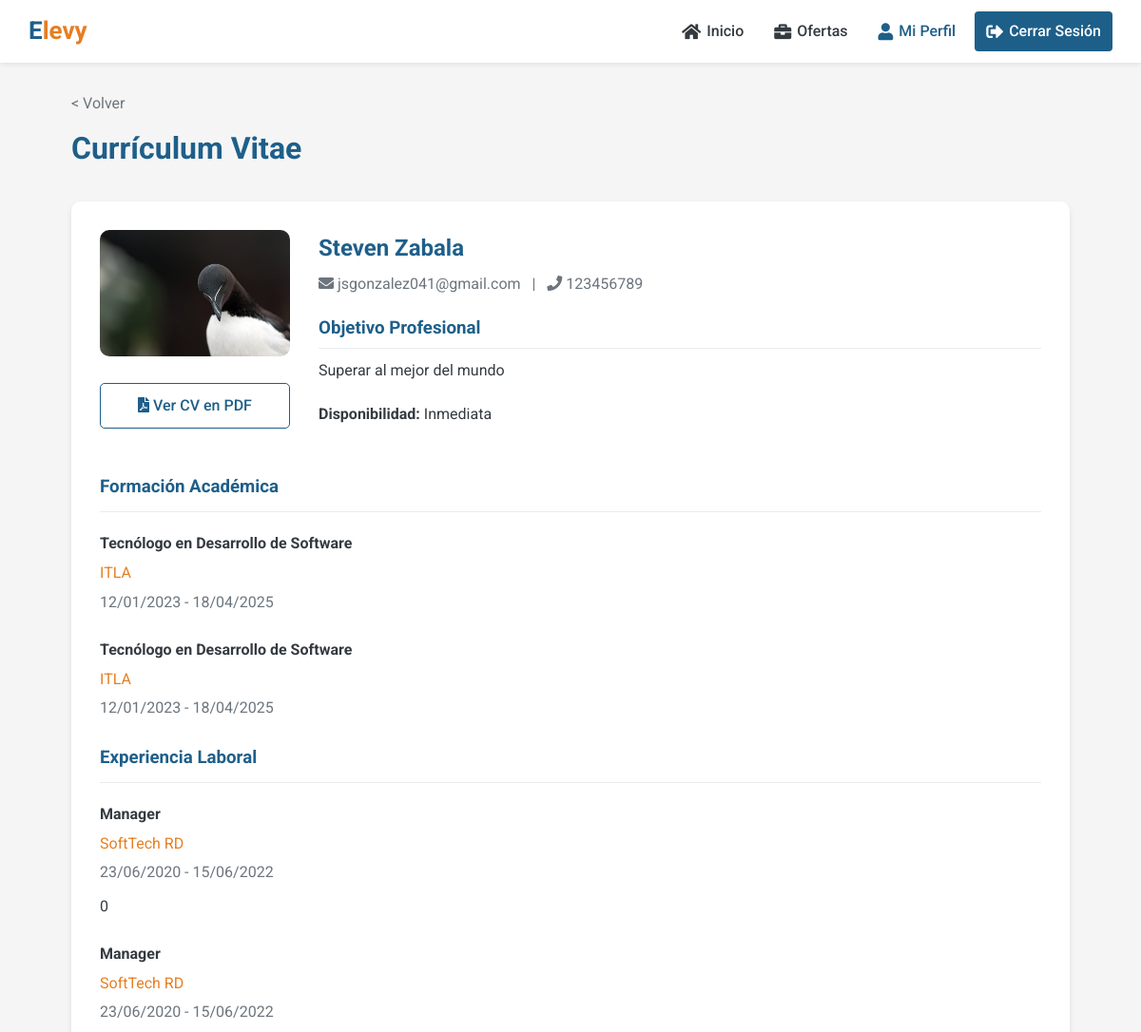
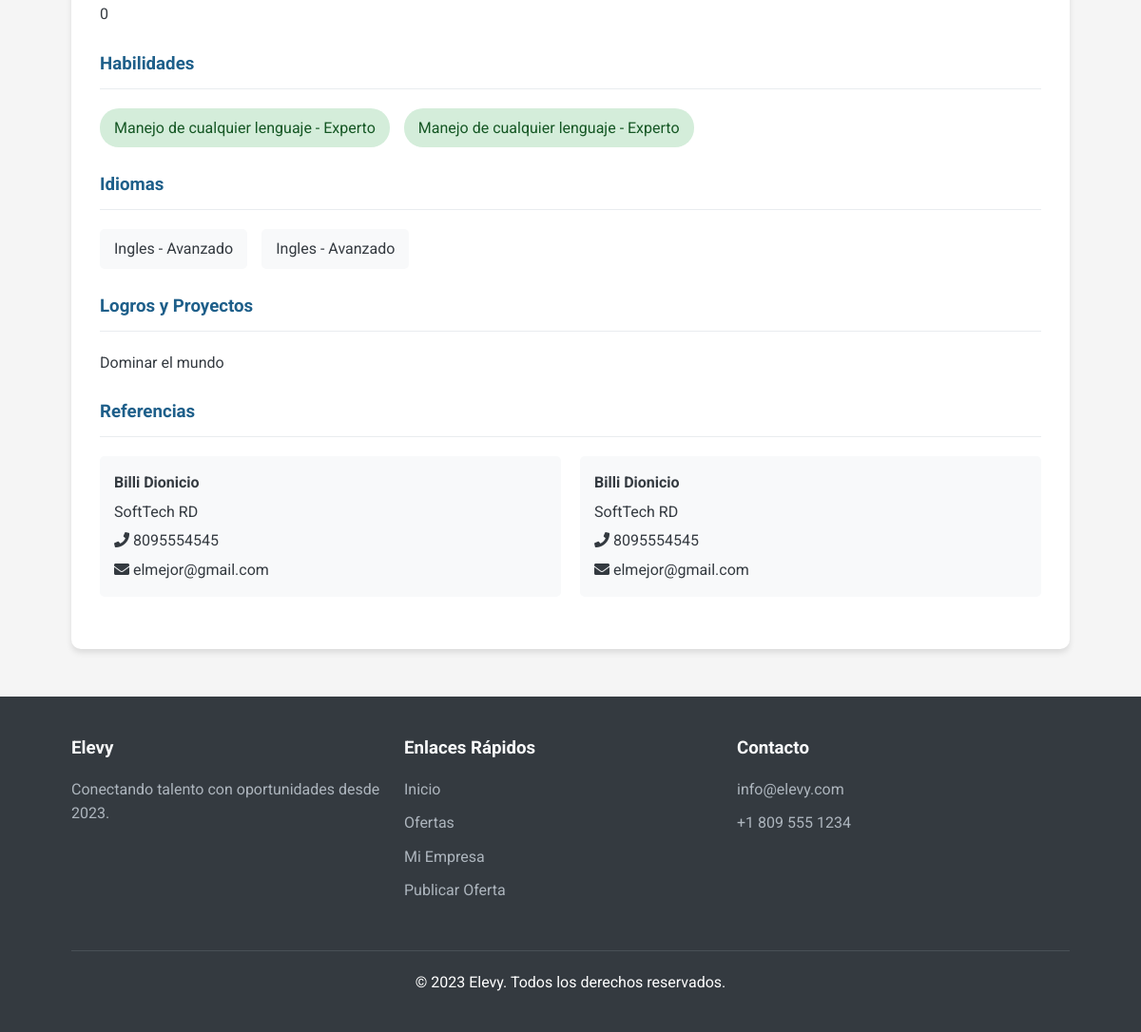
/pages/ver-cv.php?id=2 (signed in), run on the app's committed database (2 pictures, top to bottom).
### tables this page shows
CREATE TABLE `candidatos` (
  `id` int(11) NOT NULL AUTO_INCREMENT,
  `usuario_id` int(11) NOT NULL,
  `nombre` varchar(50) NOT NULL,
  `apellido` varchar(50) NOT NULL,
  `telefono` varchar(20) DEFAULT NULL,
  `ubicacion` varchar(50) DEFAULT NULL,
  `direccion` text DEFAULT NULL,
  `objetivo_profesional` text DEFAULT NULL,
  `disponibilidad` enum('inmediata','15_dias','30_dias','negociable') DEFAULT NULL,
  `foto` varchar(255) DEFAULT NULL,
  `cv_pdf` varchar(255) DEFAULT NULL,
  `fecha_actualizacion` datetime DEFAULT current_timestamp() ON UPDATE current_timestamp(),
  PRIMARY KEY (`id`),
  KEY `usuario_id` (`usuario_id`),
  CONSTRAINT `candidatos_ibfk_1` FOREIGN KEY (`usuario_id`) REFERENCES `usuarios` (`id`) ON DELETE CASCADE
);

CREATE TABLE `usuarios` (
  `id` int(11) NOT NULL AUTO_INCREMENT,
  `email` varchar(100) NOT NULL,
  `password` varchar(255) NOT NULL,
  `tipo` enum('candidato','empresa') NOT NULL,
  `fecha_registro` datetime DEFAULT current_timestamp(),
  PRIMARY KEY (`id`),
  UNIQUE KEY `email` (`email`)
);

CREATE TABLE `formacion_academica` (
  `id` int(11) NOT NULL AUTO_INCREMENT,
  `candidato_id` int(11) NOT NULL,
  `institucion` varchar(100) NOT NULL,
  `titulo` varchar(100) NOT NULL,
  `fecha_inicio` date DEFAULT NULL,
  `fecha_fin` date DEFAULT NULL,
  `actual` tinyint(1) DEFAULT 0,
  PRIMARY KEY (`id`),
  KEY `candidato_id` (`candidato_id`),
  CONSTRAINT `formacion_academica_ibfk_1` FOREIGN KEY (`candidato_id`) REFERENCES `candidatos` (`id`) ON DELETE CASCADE
);

CREATE TABLE `experiencia_laboral` (
  `id` int(11) NOT NULL AUTO_INCREMENT,
  `candidato_id` int(11) NOT NULL,
  `empresa` varchar(100) NOT NULL,
  `puesto` varchar(100) NOT NULL,
  `fecha_inicio` date DEFAULT NULL,
  `fecha_fin` date DEFAULT NULL,
  `actual` tinyint(1) DEFAULT 0,
  `descripcion` text DEFAULT NULL,
  PRIMARY KEY (`id`),
  KEY `candidato_id` (`candidato_id`),
  CONSTRAINT `experiencia_laboral_ibfk_1` FOREIGN KEY (`candidato_id`) REFERENCES `candidatos` (`id`) ON DELETE CASCADE
);

CREATE TABLE `habilidades` (
  `id` int(11) NOT NULL AUTO_INCREMENT,
  `candidato_id` int(11) NOT NULL,
  `habilidad` varchar(50) NOT NULL,
  `nivel` enum('principiante','intermedio','avanzado','experto') NOT NULL,
  PRIMARY KEY (`id`),
  KEY `candidato_id` (`candidato_id`),
  CONSTRAINT `habilidades_ibfk_1` FOREIGN KEY (`candidato_id`) REFERENCES `candidatos` (`id`) ON DELETE CASCADE
);

CREATE TABLE `idiomas` (
  `id` int(11) NOT NULL AUTO_INCREMENT,
  `candidato_id` int(11) NOT NULL,
  `idioma` varchar(50) NOT NULL,
  `nivel` enum('basico','intermedio','avanzado','nativo') NOT NULL,
  PRIMARY KEY (`id`),
  KEY `candidato_id` (`candidato_id`),
  CONSTRAINT `idiomas_ibfk_1` FOREIGN KEY (`candidato_id`) REFERENCES `candidatos` (`id`) ON DELETE CASCADE
);

CREATE TABLE `referencias` (
  `id` int(11) NOT NULL AUTO_INCREMENT,
  `candidato_id` int(11) NOT NULL,
  `nombre` varchar(100) NOT NULL,
  `empresa` varchar(100) DEFAULT NULL,
  `telefono` varchar(20) DEFAULT NULL,
  `email` varchar(100) DEFAULT NULL,
  PRIMARY KEY (`id`),
  KEY `candidato_id` (`candidato_id`),
  CONSTRAINT `referencias_ibfk_1` FOREIGN KEY (`candidato_id`) REFERENCES `candidatos` (`id`) ON DELETE CASCADE
);

### includes/functions.php (called while the page is built, shortened)
<?php
require_once 'db.php';
function estaAutenticado() {
    return isset($_SESSION['usuario_id']);
}
function esRol($rol) {
    return estaAutenticado() && $_SESSION['tipo'] === $rol;
}
function obtenerDatosCandidato($id) {
    $candidato = obtenerRegistro(
        "SELECT * FROM candidatos WHERE id = ?",
        [$id]
    );
    $candidato['formacion'] = obtenerRegistros(
        "SELECT * FROM formacion_academica WHERE candidato_id = ? ORDER BY fecha_inicio DESC",
        [$id]
    );
    $candidato['experiencia'] = obtenerRegistros(
        "SELECT * FROM experiencia_laboral WHERE candidato_id = ? ORDER BY fecha_inicio DESC",
        [$id]
    );
    $candidato['habilidades'] = obtenerRegistros(
        "SELECT * FROM habilidades WHERE candidato_id = ?",
        [$id]
    );
    $candidato['idiomas'] = obtenerRegistros(
        "SELECT * FROM idiomas WHERE candidato_id = ?",
        [$id]
    );
    $logro = obtenerRegistro(
        "SELECT * FROM logros_proyectos WHERE candidato_id = ?",
        [$id]
    );
    $candidato['logros'] = $logro ? $logro['descripcion'] : '';
    $candidato['redes'] = obtenerRegistros(
        "SELECT * FROM redes_profesionales WHERE candidato_id = ?",
        [$id]
    );
    $candidato['referencias'] = obtenerRegistros(
        "SELECT * FROM referencias WHERE candidato_id = ?",
        [$id]
    );
    return $candidato;
}
function formatearFecha($fecha) {
    $timestamp = strtotime($fecha);
    return date('d/m/Y', $timestamp);
}
?>

### includes/db.php (called while the page is built, shortened)
<?php
function conectarDB() {
    $conn = new mysqli(DB_HOST, DB_USER, DB_PASS, DB_NAME);
    $conn->set_charset("utf8");
    return $conn;
}
function prepararConsulta($conn, $sql, $params = [], $types = '') {
    $stmt = $conn->prepare($sql);
    if (!empty($params)) {
        if (empty($types)) {
            $types = '';
            foreach ($params as $param) {
                if (is_int($param)) {
                    $types .= 'i';
                } elseif (is_float($param)) {
                    $types .= 'd';
                } elseif (is_string($param)) {
                    $types .= 's';
                } else {
                    $types .= 'b';
                }
            }
        }
        $stmt->bind_param($types, ...$params);
    }
    return $stmt;
}
function obtenerRegistro($sql, $params = [], $types = '') {
    $conn = conectarDB();
    $stmt = prepararConsulta($conn, $sql, $params, $types);
    $stmt->execute();
    $result = $stmt->get_result();
    $registro = $result->fetch_assoc();
    return $registro;
}
function obtenerRegistros($sql, $params = [], $types = '') {
    $conn = conectarDB();
    $stmt = prepararConsulta($conn, $sql, $params, $types);
    $stmt->execute();
    $result = $stmt->get_result();
    $registros = $result->fetch_all(MYSQLI_ASSOC);
    return $registros;
}
?>

### pages/ver-cv.php (the view, shortened to what this page needs)
<?php
require_once '../includes/header.php';
$candidato_id = (int)$_GET['id'];
$candidato = obtenerDatosCandidato($candidato_id);
$usuario = obtenerRegistro(
    "SELECT u.email FROM usuarios u
    INNER JOIN candidatos c ON u.id = c.usuario_id
    WHERE c.id = ?",
    [$candidato_id]
);
?>
<div class="container">
    <div style="margin: 30px 0; display: flex; justify-content: space-between; align-items: center;">
        <div>
            <?php if (esRol('empresa')): ?>
                <a href="javascript:history.back()" style="text-decoration: none; color: var(--gray-color);">< Volver</a>
            <?php else: ?>
                <a href="panel-candidato.php" style="text-decoration: none; color: var(--gray-color);">< Volver al Panel</a>
            <?php endif; ?>
            <h1 style="color: var(--primary-color); margin-top: 10px;">Currículum Vitae</h1>
        </div>
    </div>
    <div class="card" style="margin-bottom: 30px; padding: 30px;">
        <div style="display: flex; flex-wrap: wrap; gap: 30px; margin-bottom: 30px;">
            <div style="flex: 0 0 200px;">
                <?php if (!empty($candidato['foto'])): ?>
                    <img src="<?php echo SITE_URL . '/uploads/photos/' . $candidato['foto']; ?>" alt="Foto de perfil" style="width: 100%; border-radius: 10px; margin-bottom: 20px;">
                <?php else: ?>
                    <img src="https://via.placeholder.com/200" alt="Foto de perfil" style="width: 100%; border-radius: 10px; margin-bottom: 20px;">
                <?php endif; ?>
                <?php if (!empty($candidato['cv_pdf'])): ?>
                    <a href="<?php echo SITE_URL . '/uploads/cvs/' . $candidato['cv_pdf']; ?>" class="btn btn-outline" target="_blank" style="width: 100%; text-align: center;">
                        <i class="fas fa-file-pdf"></i> Ver CV en PDF
                    </a>
                <?php endif; ?>
            </div>
            <div style="flex: 1; min-width: 300px;">
                <h2 style="color: var(--primary-color); margin-bottom: 5px;"><?php echo htmlspecialchars($candidato['nombre']) . ' ' . htmlspecialchars($candidato['apellido']); ?></h2>
                <p style="color: var(--gray-color); margin-bottom: 20px;">
                    <i class="fas fa-envelope"></i> <?php echo htmlspecialchars($usuario['email']); ?>
                    <?php if (!empty($candidato['telefono'])): ?>
                        &nbsp;&nbsp;|&nbsp;&nbsp; <i class="fas fa-phone"></i> <?php echo htmlspecialchars($candidato['telefono']); ?>
                    <?php endif; ?>
                </p>
                <?php if (!empty($candidato['objetivo_profesional'])): ?>
                    <h3 style="color: var(--primary-color); margin-bottom: 10px; border-bottom: 1px solid var(--light-gray); padding-bottom: 5px;">Objetivo Profesional</h3>
                    <p style="margin-bottom: 20px;"><?php echo nl2br(htmlspecialchars($candidato['objetivo_profesional'])); ?></p>
                <?php endif; ?>
                <?php if (!empty($candidato['disponibilidad'])): ?>
                    <div style="margin-bottom: 20px;">
                        <strong>Disponibilidad:</strong>
                        <?php
                        $disponibilidades = [
                            'inmediata' => 'Inmediata',
                            '15_dias' => 'En 15 días',
                            '30_dias' => 'En 30 días',
                            'negociable' => 'Negociable'
                        ];
                        echo $disponibilidades[$candidato['disponibilidad']] ?? $candidato['disponibilidad'];
                        ?>
                    </div>
                <?php endif; ?>
            </div>
        </div>
        <?php if (!empty($candidato['formacion'])): ?>
            <h3 style="color: var(--primary-color); margin-bottom: 20px; border-bottom: 1px solid var(--light-gray); padding-bottom: 10px;">Formación Académica</h3>
            <?php foreach ($candidato['formacion'] as $formacion): ?>
                <div style="margin-bottom: 25px;">
                    <h4 style="margin-bottom: 5px;"><?php echo htmlspecialchars($formacion['titulo']); ?></h4>
                    <p style="color: var(--accent-color); margin-bottom: 5px;"><?php echo htmlspecialchars($formacion['institucion']); ?></p>
                    <p style="color: var(--gray-color);">
                        <?php echo formatearFecha($formacion['fecha_inicio']); ?> -
                        <?php echo $formacion['actual'] ? 'Actualidad' : formatearFecha($formacion['fecha_fin']); ?>
                    </p>
                </div>
            <?php endforeach; ?>
        <?php endif; ?>
        <?php if (!empty($candidato['experiencia'])): ?>
            <h3 style="color: var(--primary-color); margin-bottom: 20px; border-bottom: 1px solid var(--light-gray); padding-bottom: 10px;">Experiencia Laboral</h3>
            <?php foreach ($candidato['experiencia'] as $experiencia): ?>
                <div style="margin-bottom: 25px;">
                    <h4 style="margin-bottom: 5px;"><?php echo htmlspecialchars($experiencia['puesto']); ?></h4>
                    <p style="color: var(--accent-color); margin-bottom: 5px;"><?php echo htmlspecialchars($experiencia['empresa']); ?></p>
                    <p style="color: var(--gray-color); margin-bottom: 10px;">
                        <?php echo formatearFecha($experiencia['fecha_inicio']); ?> -
                        <?php echo $experiencia['actual'] ? 'Actualidad' : formatearFecha($experiencia['fecha_fin']); ?>
                    </p>
                    <p><?php echo nl2br(htmlspecialchars($experiencia['descripcion'])); ?></p>
                </div>
            <?php endforeach; ?>
        <?php endif; ?>
        <?php if (!empty($candidato['habilidades'])): ?>
            <h3 style="color: var(--primary-color); margin-bottom: 20px; border-bottom: 1px solid var(--light-gray); padding-bottom: 10px;">Habilidades</h3>
            <div style="display: flex; flex-wrap: wrap; gap: 15px; margin-bottom: 25px;">
                <?php foreach ($candidato['habilidades'] as $habilidad): ?>
                    <?php
                    $nivel_class = '';
                    switch ($habilidad['nivel']) {
                        case 'experto':
                            $nivel_class = 'background-color: #d4edda; color: #155724;';
                            break;
                    }
                    ?>
                    <div style="padding: 8px 15px; border-radius: 20px; <?php echo $nivel_class; ?>">
                        <?php echo htmlspecialchars($habilidad['habilidad']); ?> -
                        <?php
                        $niveles = [
                            'principiante' => 'Principiante',
                            'intermedio' => 'Intermedio',
                            'avanzado' => 'Avanzado',
                            'experto' => 'Experto'
                        ];
                        echo $niveles[$habilidad['nivel']] ?? $habilidad['nivel'];
                        ?>
                    </div>
                <?php endforeach; ?>
            </div>
        <?php endif; ?>
        <?php if (!empty($candidato['idiomas'])): ?>
            <h3 style="color: var(--primary-color); margin-bottom: 20px; border-bottom: 1px solid var(--light-gray); padding-bottom: 10px;">Idiomas</h3>
            <div style="display: flex; flex-wrap: wrap; gap: 15px; margin-bottom: 25px;">
                <?php foreach ($candidato['idiomas'] as $idioma): ?>
                    <div style="padding: 8px 15px; border-radius: 5px; background-color: var(--light-color); color: var(--dark-color);">
                        <?php echo htmlspecialchars($idioma['idioma']); ?> -
                        <?php
                        $niveles = [
                            'basico' => 'Básico',
                            'intermedio' => 'Intermedio',
                            'avanzado' => 'Avanzado',
                            'nativo' => 'Nativo'
                        ];
                        echo $niveles[$idioma['nivel']] ?? $idioma['nivel'];
                        ?>
                    </div>
                <?php endforeach; ?>
            </div>
        <?php endif; ?>
        <?php if (!empty($candidato['logros'])): ?>
            <h3 style="color: var(--primary-color); margin-bottom: 20px; border-bottom: 1px solid var(--light-gray); padding-bottom: 10px;">Logros y Proyectos</h3>
            <div style="margin-bottom: 25px;">
                <?php echo nl2br(htmlspecialchars($candidato['logros'])); ?>
            </div>
        <?php endif; ?>
        <?php if (!empty($candidato['referencias'])): ?>
            <h3 style="color: var(--primary-color); margin-bottom: 20px; border-bottom: 1px solid var(--light-gray); padding-bottom: 10px;">Referencias</h3>
            <div style="display: flex; flex-wrap: wrap; gap: 20px; margin-bottom: 25px;">
                <?php foreach ($candidato['referencias'] as $referencia): ?>
                    <div style="flex: 1; min-width: 250px; padding: 15px; border-radius: 5px; background-color: var(--light-color);">
                        <h4 style="margin-bottom: 5px;"><?php echo htmlspecialchars($referencia['nombre']); ?></h4>
                        <?php if (!empty($referencia['empresa'])): ?>
                            <p style="margin-bottom: 5px;"><?php echo htmlspecialchars($referencia['empresa']); ?></p>
                        <?php endif; ?>
                        <?php if (!empty($referencia['telefono'])): ?>
                            <p style="margin-bottom: 5px;"><i class="fas fa-phone"></i> <?php echo htmlspecialchars($referencia['telefono']); ?></p>
                        <?php endif; ?>
                        <?php if (!empty($referencia['email'])): ?>
                            <p><i class="fas fa-envelope"></i> <?php echo htmlspecialchars($referencia['email']); ?></p>
                        <?php endif; ?>
                    </div>
                <?php endforeach; ?>
            </div>
        <?php endif; ?>
    </div>
</div>
<?php require_once '../includes/footer.php'; ?>

### data on the page
candidatos: foto (picture), nombre "Steven", apellido "Zabala", telefono "123456789", objetivo_profesional "Superar al mejor del mundo", disponibilidad "Inmediata"
usuarios: email "jsgonzalez041@gmail.com"
formacion_academica: titulo "Tecnólogo en Desarrollo de Software", institucion "ITLA", fecha_inicio "12/01/2023", fecha_fin "18/04/2025"
formacion_academica: titulo "Tecnólogo en Desarrollo de Software", institucion "ITLA", fecha_inicio "12/01/2023", fecha_fin "18/04/2025"
experiencia_laboral: puesto "Manager", empresa "SoftTech RD", fecha_inicio "23/06/2020", fecha_fin "15/06/2022", descripcion "0"
experiencia_laboral: puesto "Manager", empresa "SoftTech RD", fecha_inicio "23/06/2020", fecha_fin "15/06/2022", descripcion "0"
habilidades: habilidad "Manejo de cualquier lenguaje", nivel "Experto"
habilidades: habilidad "Manejo de cualquier lenguaje", nivel "Experto"
idiomas: idioma "Ingles", nivel "Avanzado"
idiomas: idioma "Ingles", nivel "Avanzado"
referencias: nombre "Billi Dionicio", empresa "SoftTech RD", telefono "8095554545", email "elmejor@gmail.com"
referencias: nombre "Billi Dionicio", empresa "SoftTech RD", telefono "8095554545", email "elmejor@gmail.com"

### other printed values
$candidato['logros'] "Dominar el mundo"
